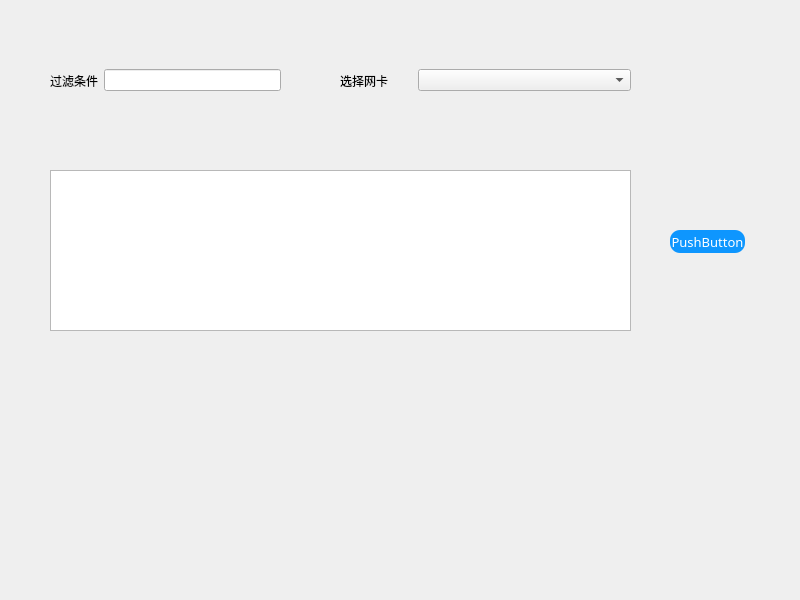
<?xml version="1.0" encoding="UTF-8"?>
<ui version="4.0">
 <class>MainWindow</class>
 <widget class="QMainWindow" name="MainWindow">
  <property name="geometry">
   <rect>
    <x>0</x>
    <y>0</y>
    <width>800</width>
    <height>600</height>
   </rect>
  </property>
  <property name="windowTitle">
   <string>MainWindow</string>
  </property>
  <property name="styleSheet">
   <string notr="true">
QPushButton
{

    /*字体为微软雅黑*/
    font-family:Microsoft Yahei;
    /*字体大小为20点*/
    font-size:10pt;
    /*字体颜色为白色*/    
    color:white;
    /*背景颜色*/  
    background-color:rgb(14 , 150 , 254);
    /*边框圆角半径为8像素*/ 
    border-radius:10px;
}
QPushButton:hover
{
    /*背景颜色*/  
    background-color:rgb(44 , 137 , 255);
}

QPushButton:pressed
{
    /*背景颜色*/  
    background-color:rgb(14 , 135 , 228);
    /*左内边距为3像素，让按下时字向右移动3像素*/  
    padding-left:3px;
    /*上内边距为3像素，让按下时字向下移动3像素*/  
    padding-top:3px;
}</string>
  </property>
  <widget class="QWidget" name="centralwidget">
   <widget class="QPushButton" name="pushButton">
    <property name="geometry">
     <rect>
      <x>670</x>
      <y>230</y>
      <width>75</width>
      <height>23</height>
     </rect>
    </property>
    <property name="styleSheet">
     <string notr="true"/>
    </property>
    <property name="text">
     <string>PushButton</string>
    </property>
   </widget>
   <widget class="QTableWidget" name="tableWidget">
    <property name="geometry">
     <rect>
      <x>50</x>
      <y>170</y>
      <width>581</width>
      <height>161</height>
     </rect>
    </property>
    <attribute name="horizontalHeaderCascadingSectionResizes">
     <bool>false</bool>
    </attribute>
   </widget>
   <widget class="QWidget" name="">
    <property name="geometry">
     <rect>
      <x>340</x>
      <y>60</y>
      <width>291</width>
      <height>41</height>
     </rect>
    </property>
    <layout class="QHBoxLayout" name="horizontalLayout">
     <item>
      <widget class="QLabel" name="label_2">
       <property name="text">
        <string>选择网卡</string>
       </property>
      </widget>
     </item>
     <item>
      <spacer name="horizontalSpacer">
       <property name="orientation">
        <enum>Qt::Horizontal</enum>
       </property>
       <property name="sizeHint" stdset="0">
        <size>
         <width>40</width>
         <height>20</height>
        </size>
       </property>
      </spacer>
     </item>
     <item>
      <widget class="QComboBox" name="comboBox">
       <property name="enabled">
        <bool>true</bool>
       </property>
       <property name="minimumSize">
        <size>
         <width>213</width>
         <height>0</height>
        </size>
       </property>
      </widget>
     </item>
    </layout>
   </widget>
   <widget class="QWidget" name="">
    <property name="geometry">
     <rect>
      <x>50</x>
      <y>60</y>
      <width>231</width>
      <height>41</height>
     </rect>
    </property>
    <layout class="QHBoxLayout" name="horizontalLayout_2">
     <item>
      <widget class="QLabel" name="label">
       <property name="text">
        <string>过滤条件</string>
       </property>
      </widget>
     </item>
     <item>
      <widget class="QLineEdit" name="lineEdit"/>
     </item>
    </layout>
   </widget>
  </widget>
 </widget>
 <resources/>
 <connections/>
</ui>
